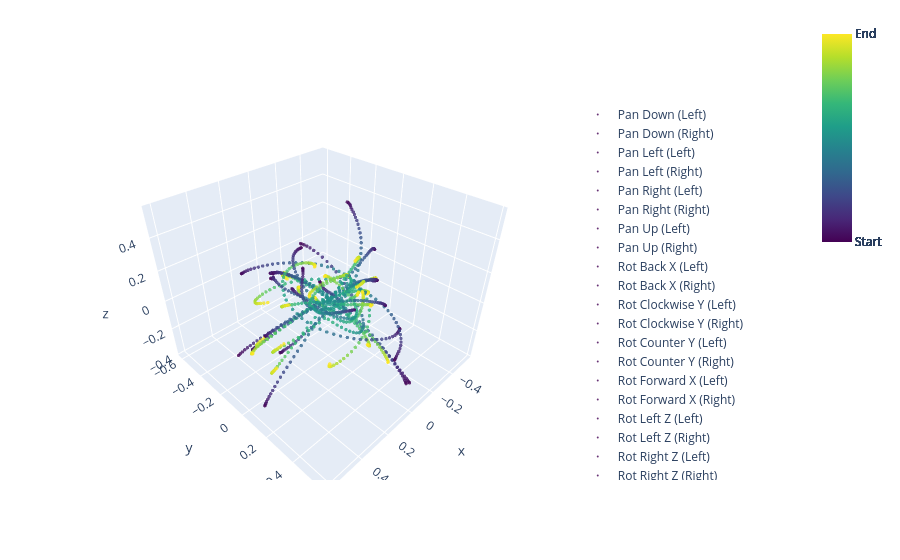

The notebook cell this image was saved under:
### Markdown cell above
### Overview #15
Plot all average strokes in one graph. Two strokes (left & right controller) each per gesture. Outputs an html file with two of the same graphs side by side for better comparison.

### Code cell
from plotly.subplots import make_subplots
import plotly.graph_objects as go

# Create a subplot with 1 row and 2 columns
fig_matrix = make_subplots(rows=1, cols=2, specs=[[{'type': 'scene'}, {'type': 'scene'}]], horizontal_spacing=0.1)
new_fig = go.Figure()

for avg_stroke_key, avg_stroke_value in dict_of_avg_strokes.items():
    if avg_stroke_key.endswith("(L)"):
        plot_markers2(new_fig, avg_stroke_value, 'sunset_r', avg_stroke_key, 1.35, .9)
    else:
        plot_markers2(new_fig, avg_stroke_value, 'viridis', avg_stroke_key, 1.5, .9)

new_fig.show()


# Add traces from each figure to the subplot
for trace in new_fig.data:
    fig_matrix.add_trace(trace, row=1, col=1)
    trace.showlegend = True
for trace in new_fig.data:
    trace_copy = trace  # Create a copy of the trace for the second plot
    trace_copy.showlegend = True
    trace_copy.name += " 2"  # Append "2" to the trace name for the second subplot
    fig_matrix.add_trace(trace_copy, row=1, col=2)

fig_matrix.update_layout(
    title="All Average Strokes w/ Left & Right Controllers",
    height=600, width=1300,
    scene=dict(
        xaxis=dict(range=[-.6, .6]),
        yaxis=dict(range=[-.6, .6]),
        zaxis=dict(range=[-.6, .6]),
        aspectmode='cube',           # Allows manual control of aspect ratios
    ),
    scene2=dict(
        xaxis=dict(range=[-.6, .6]),
        yaxis=dict(range=[-.6, .6]),
        zaxis=dict(range=[-.6, .6]),
        aspectmode='cube',           # Allows manual control of aspect ratios
    ),
)

fig_matrix.update_scenes(
    dict(
        camera=dict(
            eye=dict(x=1.5, y=1.5, z=1.5)  # Camera distance from the plot
        )
    ),
    row=1, col=1
)
fig_matrix.update_scenes(
    dict(
        camera=dict(
            eye=dict(x=1.5, y=1.5, z=1.5)  # Camera distance from the plot
        )
    ),
    row=1, col=2
)

output_path = os.path.join(base_path, 'all_avg_gestures_vis.html')
if not os.path.exists(output_path):
    pio.write_html(fig_matrix, file=output_path, auto_open=False)
